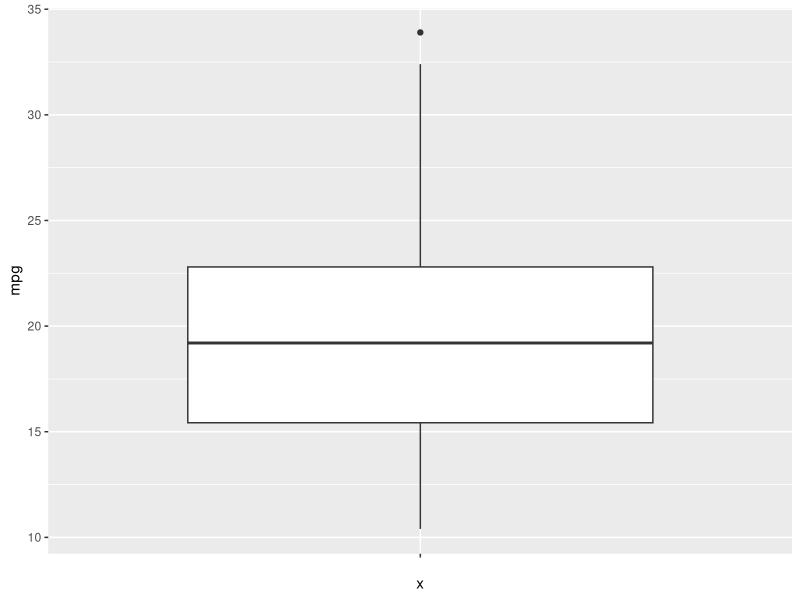
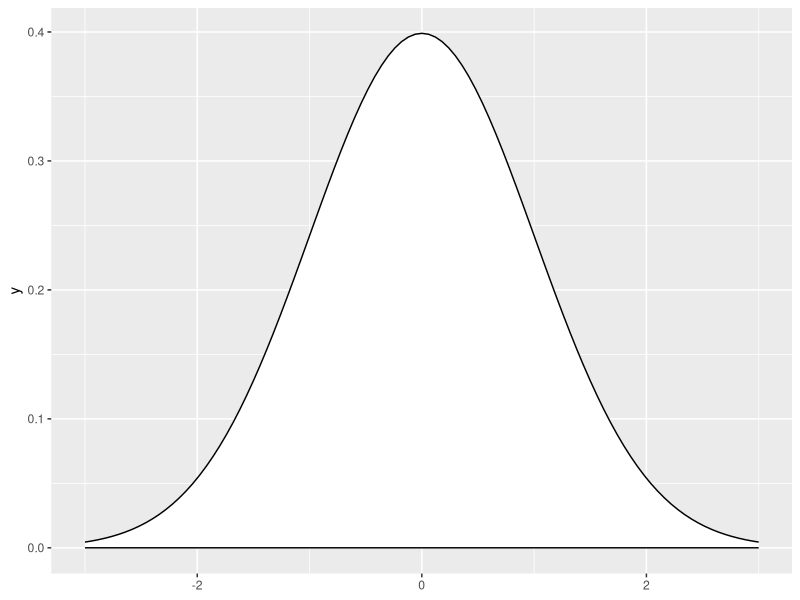
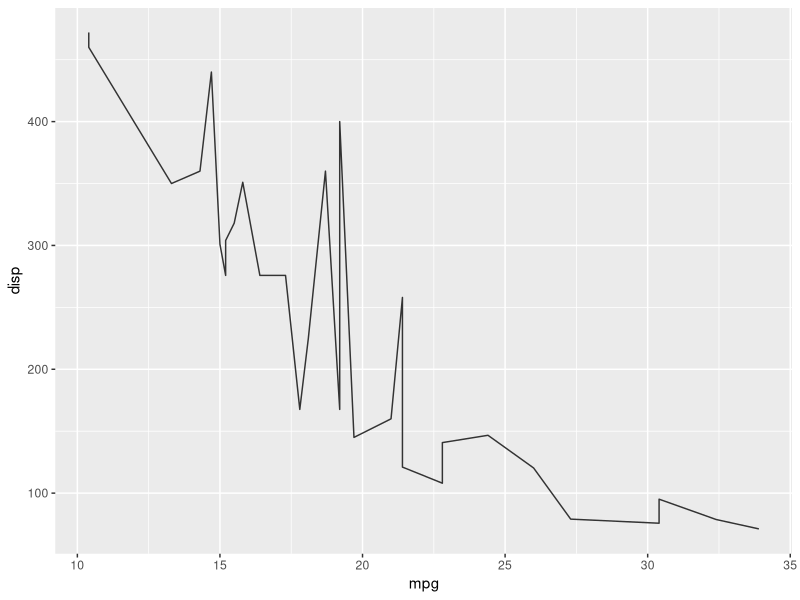
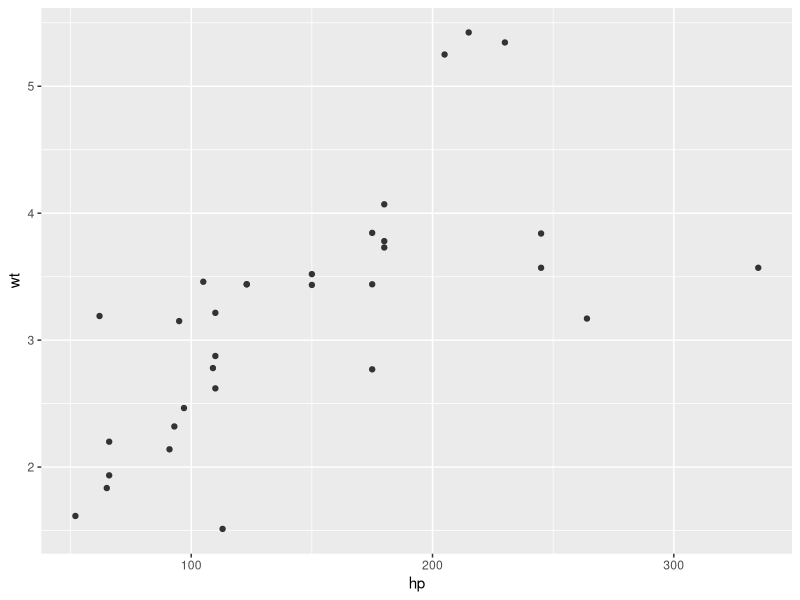
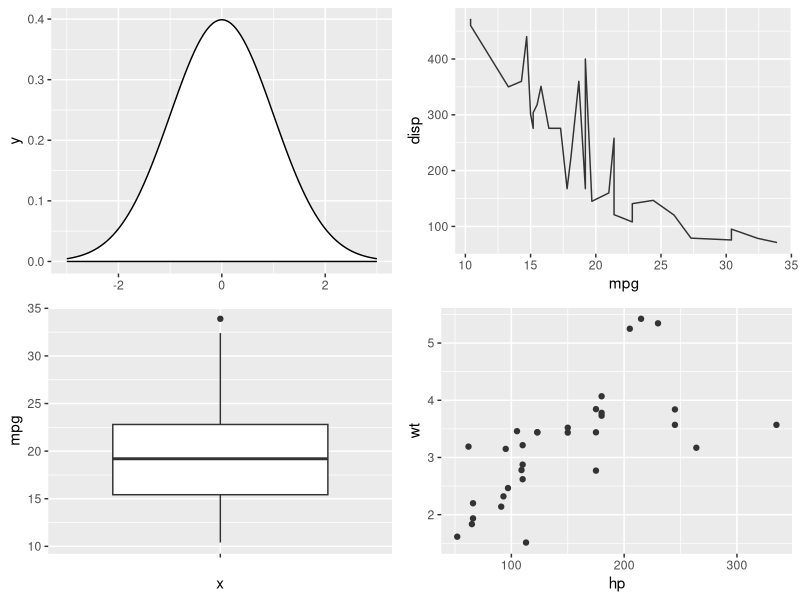
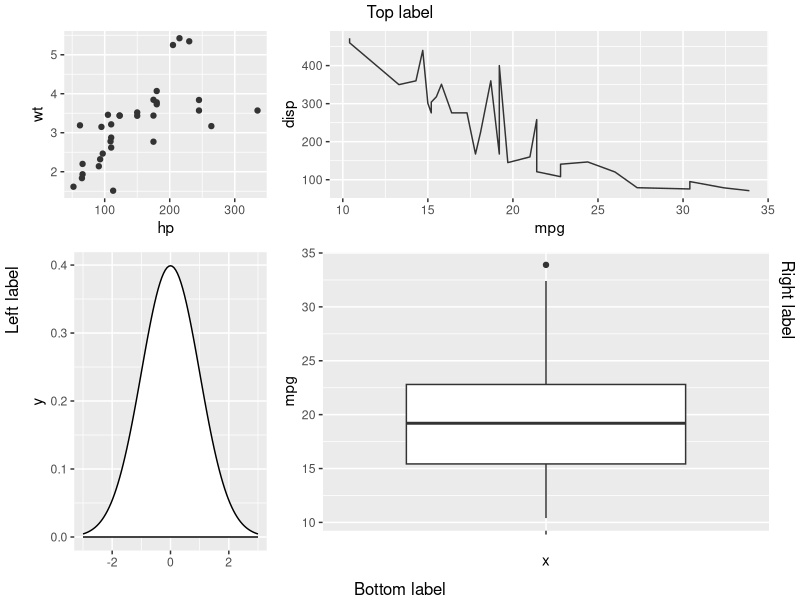
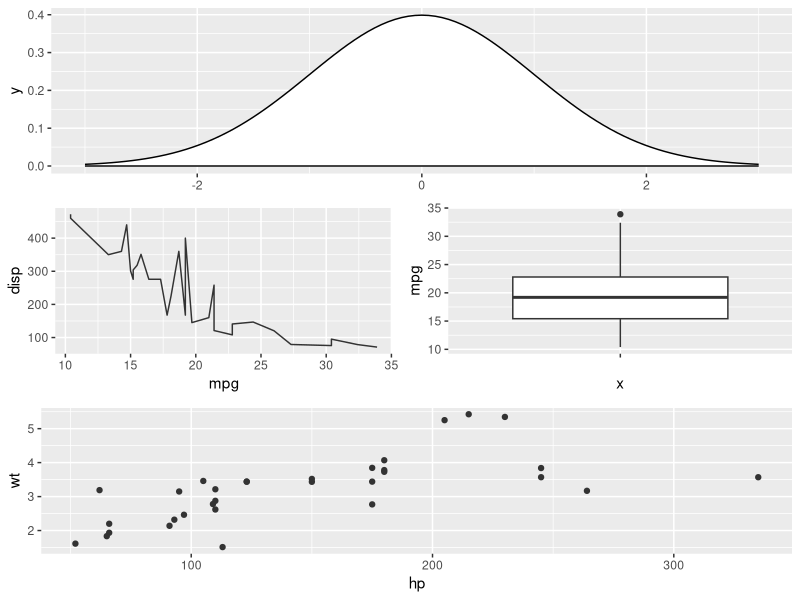
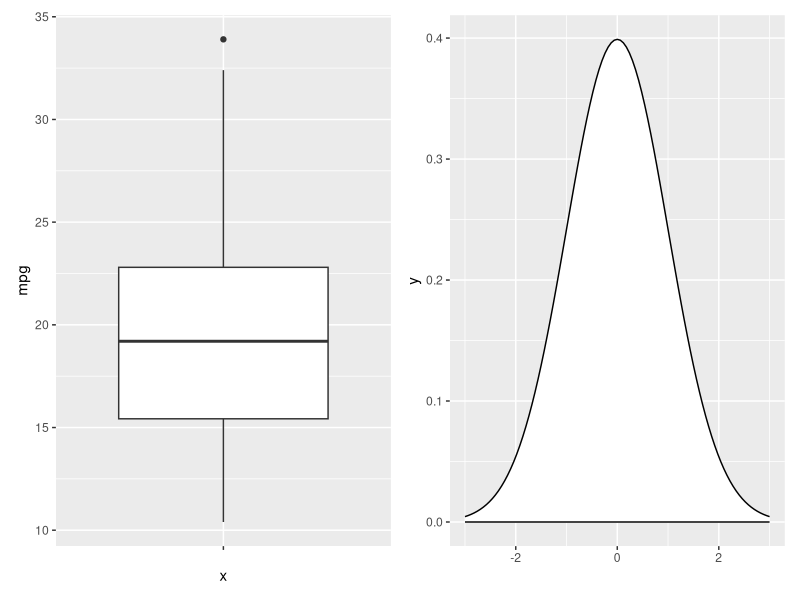

Source code (R) for these figures, in order:
## ---- chunk 1
knitr::opts_chunk$set(echo = TRUE)
## ---- chunk 2
library(ggplot2)

#Data
mtcars->df

# Box plot
p1 <- ggplot(df, aes(x = "", y = mpg)) +
  geom_boxplot()

# Density plot
p2 <- ggplot() +
  stat_function(fun = dnorm, geom = "density",
                xlim = c(-3, 3), fill = "white") 

# Line chart
p3 <- ggplot(df, aes(x = mpg, y = disp)) +
  geom_line(color = "gray20")

# Scatter plot
p4 <- ggplot(df, aes(x = hp, y = wt)) +
  geom_point(color = "gray20")

# View the plots
p1
p2
p3
p4
## ---- chunk 3
# install.packages("gridExtra")
library(ggplot2)
library(gridExtra)

# Combine the plots with gridExtra
grid.arrange(p2, p3, p1, p4) 
## ---- chunk 4
library(ggplot2)
library(gridExtra)

# Combine the plots
grid.arrange(p4, p3, p2, p1,
             top = "Top label", bottom = "Bottom label", 
             left = "Left label", right = "Right label",
             widths = c(1, 2), heights = c(2, 3)) 
## ---- chunk 5
library(ggplot2)
library(gridExtra)

# layout
layout <- matrix(c(1, 1,
                   2, 3,
                   4, 4), ncol = 2, byrow = TRUE)

grid.arrange(p2, p3, p1, p4,
             layout_matrix = layout) 
## ---- chunk 6
# install.packages("patchwork")
library(ggplot2)
library(patchwork)

# Combine the plots
p1 + p2 
## ---- chunk 7
library(ggplot2)
library(patchwork)

# Combine the plots
p1 + p2 + p3 + p4 +
  plot_layout(ncol = 3) 
## ---- chunk 8
library(ggplot2)
library(patchwork)

# Combine the plots with a custom layout
p1 + p2 + p3 + p4 +
  plot_layout(design ="111
                       2#3
                       443") 
## ---- chunk 9
library(ggplot2)
library(patchwork)

# Combine the plots
wrap_plots(p1, p2, p3, p4, 
           ncol = 2, nrow = 2,
           widths = c(1, 0.5), heights = c(0.5, 1)) 
## ---- chunk 10
library(ggplot2)
library(patchwork)

# Plots with spaces
p1 + plot_spacer() + plot_spacer() + p3 
## ---- chunk 11
library(ggplot2)
library(patchwork)

# Combine the plots in rows
p1 | p2
## ---- chunk 12
library(ggplot2)
library(patchwork)

# Combine the plots as column
p1 / p2
## ---- chunk 13
library(ggplot2)
library(patchwork)

# Two plots on top and one at the bottom
(p1 | p2) / p3 
## ---- chunk 14
library(ggplot2)
library(patchwork)

# One plot at the left and two at the right
p1 | (p2 / p3) 
## ---- chunk 15
library(ggplot2)
library(patchwork)

# Title for the combined plots
p1 + ((p2 | p3) / p4) + 
plot_annotation(title = "Title",
                subtitle = "Subtitle",
                caption = "Caption") 
## ---- chunk 16
library(ggplot2)
library(patchwork)

# Labels for each plot
p1 + p2 + plot_annotation(tag_levels = "A") 
## ---- chunk 17
library(ggplot2)
library(patchwork)

# Labels for each plot
p1 + p2 + plot_annotation(tag_levels = "A", tag_prefix = "Plot ") 
## ---- chunk 18
library(ggplot2)
library(patchwork)

# Add a new layer
p2 + p1 +
  geom_jitter(color = "blue")

# Equivalent to:
p <- p2 + p1
p + geom_jitter(color = "blue") 
## ---- chunk 19
library(ggplot2)
library(patchwork)

# Add a new layer to the first plot
p2 + theme_bw() + p1

# Equivalent to:
p <- p2 + p1
p[[1]] <- p[[1]] + theme_bw()
p
## ---- chunk 20
library(ggplot2)
library(patchwork)

# Change the theme for all plots
p1 + p2 + p3 + p4 & theme_classic() 
## ---- chunk 21
# install.packages("gridExtra")
library(ggplot2)
library(patchwork)
library(gridExtra)

tab <- t(round(quantile(df$mpg), 2))

# ggplot2 with table
p1 / tableGrob(tab) 
## ---- chunk 22
library(ggplot2)
library(patchwork)
library(grid)

# ggplot2 with text
p1 + textGrob("Text at the right")

# To put the text first use:
wrap_elements(textGrob("Text at the left")) + p1 
## ---- chunk 23
# install.packages("cowplot")
library(ggplot2)
library(cowplot)

plot_grid(p1, p2, p3, p4)
## ---- chunk 24
library(ggplot2)
library(cowplot)

plot_grid(p1, p2, p3, ncol = 1) 
## ---- chunk 25
library(ggplot2)
library(cowplot)

plot_grid(p1, p2, p4,
          labels = c("A", "b", 1),
          label_fontfamily = "serif",
          label_fontface = "bold",
          label_colour = "dodgerblue2") 
## ---- chunk 26
library(ggplot2)
library(cowplot)

# Grid layout with cowplot
plot_grid(p3, plot_grid(p1, p2), ncol = 1) 
